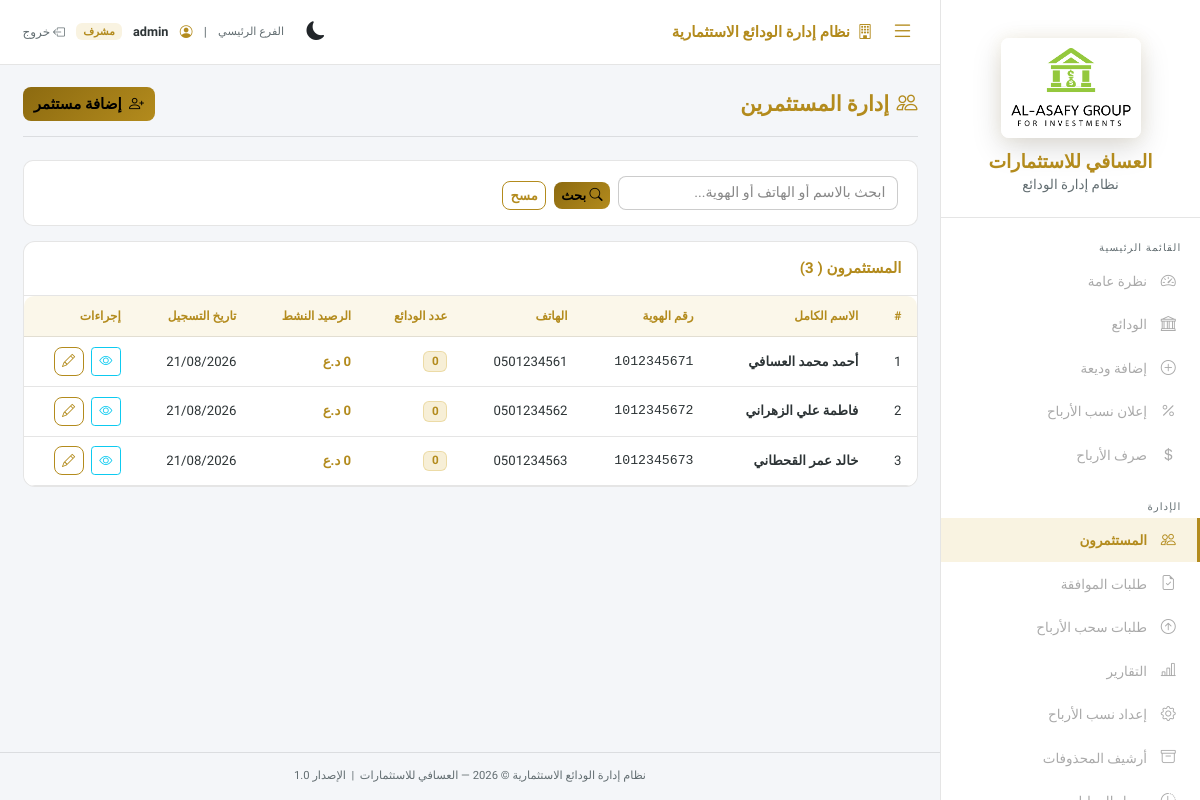
Page /investors.php (signed in) on the committed database.
### tables this page shows
CREATE TABLE IF NOT EXISTS `investors` (
  `id`            INT UNSIGNED NOT NULL AUTO_INCREMENT,
  `full_name`     VARCHAR(150) NOT NULL,
  `phone`         VARCHAR(30)  NOT NULL,
  `city`          VARCHAR(100) NOT NULL DEFAULT '',
  `address`       VARCHAR(255) NULL,
  `notes`         TEXT NULL,
  `national_id`   VARCHAR(30)  NOT NULL DEFAULT '',
  `contract_path` VARCHAR(255) NULL,
  `id_card_path`  VARCHAR(255) NULL,
  `created_at`    DATETIME     NOT NULL DEFAULT CURRENT_TIMESTAMP,
  `updated_at`    DATETIME     NOT NULL DEFAULT CURRENT_TIMESTAMP ON UPDATE CURRENT_TIMESTAMP,
  PRIMARY KEY (`id`)
);

### config/auth.php (called while the page is built, shortened)
<?php
function currentRole(): string {
    return $_SESSION['role'] ?? '';
}

### config/helpers.php (called while the page is built, shortened)
<?php
function formatMoney(string|float|null $amount, string $currency = 'IQD'): string
{
    $n = (float) $amount;
    return number_format($n, 0) . ' د.ع';
}

### public/investors.php (the view, shortened to what this page needs)
<?php
require_once __DIR__ . '/../config/auth.php';
require_once __DIR__ . '/../config/helpers.php';
$pdo = getPDO();
$search = trim($_GET['search'] ?? '');
$where = ['1=1'];
$params = [];
$stmt = $pdo->prepare(
    "SELECT i.*,
            COUNT(d.id)                                        AS total_deposits,
            COALESCE(SUM(CASE WHEN d.status='active' THEN d.amount END), 0) AS active_balance
     FROM investors i
     LEFT JOIN deposits d ON d.investor_id = i.id
     WHERE " . implode(' AND ', $where) . "
     GROUP BY i.id
     ORDER BY i.created_at DESC"
);
$stmt->execute($params);
$investors = $stmt->fetchAll();
include __DIR__ . '/../includes/header.php';
?>
<div class="layout-wrapper">
    <?php include __DIR__ . '/../includes/sidebar.php'; ?>
    <div class="main-wrapper">
        <?php include __DIR__ . '/../includes/topbar.php'; ?>
        <div class="page-content">
            <div class="page-header">
                <h1 class="page-title"><i class="bi bi-people me-2"></i>إدارة المستثمرين</h1>
                <a href="investor_add.php" class="btn btn-gold">
                    <i class="bi bi-person-plus me-1"></i> إضافة مستثمر
                </a>
            </div>
            <form method="get" class="filter-bar mb-3">
                <div class="row g-2 align-items-end">
                    <div class="col-md-4">
                        <input type="text" name="search" class="form-control" value="<?= htmlspecialchars($search) ?>"
                            placeholder="ابحث بالاسم أو الهاتف أو الهوية...">
                    </div>
                    <div class="col-auto">
                        <button type="submit" class="btn btn-gold btn-sm"><i class="bi bi-search"></i> بحث</button>
                        <a href="investors.php" class="btn btn-outline-gold btn-sm ms-1">مسح</a>
                    </div>
                </div>
            </form>
            <div class="table-wrapper">
                <div class="p-3 border-bottom border-gold">
                    <span class="section-title mb-0">المستثمرون (
                        <?= count($investors) ?>)
                    </span>
                </div>
                <div class="table-responsive">
                    <table class="table table-dark-custom table-hover mb-0">
                        <thead>
                            <tr>
                                <th>#</th>
                                <th>الاسم الكامل</th>
                                <th>رقم الهوية</th>
                                <th>الهاتف</th>
                                <th>عدد الودائع</th>
                                <th>الرصيد النشط</th>
                                <th>تاريخ التسجيل</th>
                                <?php if (currentRole() === 'admin'): ?>
                                    <th>إجراءات</th>
                                <?php endif; ?>
                            </tr>
                        </thead>
                        <tbody>
                            <?php foreach ($investors as $inv): ?>
                                <tr>
                                    <td>
                                        <?= $inv['id'] ?>
                                    </td>
                                    <td><strong>
                                            <?= htmlspecialchars($inv['full_name']) ?>
                                        </strong></td>
                                    <td style="font-family:monospace">
                                        <?= htmlspecialchars($inv['national_id'] ?? '—') ?>
                                    </td>
                                    <td>
                                        <?= htmlspecialchars($inv['phone'] ?? '—') ?>
                                    </td>
                                    <td>
                                        <span class="badge badge-type-medium">
                                            <?= (int) $inv['total_deposits'] ?>
                                        </span>
                                    </td>
                                    <td class="text-gold fw-bold">
                                        <?= formatMoney($inv['active_balance']) ?>
                                    </td>
                                    <td>
                                        <?= date('d/m/Y', strtotime($inv['created_at'])) ?>
                                    </td>
                                    <td class="text-nowrap">
                                        <a href="investor_view.php?id=<?= $inv['id'] ?>"
                                            class="btn btn-outline-info btn-sm me-1" title="عرض التفاصيل">
                                            <i class="bi bi-eye"></i>
                                        </a>
                                        <a href="investor_add.php?edit=<?= $inv['id'] ?>"
                                            class="btn btn-outline-gold btn-sm" title="تعديل">
                                            <i class="bi bi-pencil"></i>
                                        </a>
                                    </td>
                                </tr>
                            <?php endforeach; ?>
                        </tbody>
                    </table>
                </div>
            </div>
        </div>
        <?php include __DIR__ . '/../includes/footer.php'; ?>

### rows in the picture
investors: id "1", full_name "أحمد محمد العسافي", national "1012345671", phone "0501234561", total_deposits "0", active_balance "0 د.ع", created_at "21/08/2026"
investors: id "2", full_name "فاطمة علي الزهراني", national "1012345672", phone "0501234562", total_deposits "0", active_balance "0 د.ع", created_at "21/08/2026"
investors: id "3", full_name "خالد عمر القحطاني", national "1012345673", phone "0501234563", total_deposits "0", active_balance "0 د.ع", created_at "21/08/2026"

### other values in the picture
$label "نظرة عامة الودائع إضافة وديعة إعلان نسب الأرباح صرف الأرباح المستثمرون طلبات الموافقة طلبات سحب الأرباح التقارير إعداد نسب الأرباح أرشيف المحذوفات"
currentUsername() "admin"
count($investors) "3"
